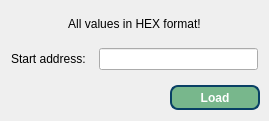
<?xml version="1.0" encoding="UTF-8"?>
<ui version="4.0">
 <class>DialogRP</class>
 <widget class="QDialog" name="DialogRP">
  <property name="geometry">
   <rect>
    <x>0</x>
    <y>0</y>
    <width>269</width>
    <height>121</height>
   </rect>
  </property>
  <property name="font">
   <font>
    <weight>50</weight>
    <bold>false</bold>
   </font>
  </property>
  <property name="windowTitle">
   <string>Load block from file</string>
  </property>
  <property name="windowIcon">
   <iconset resource="recource.qrc">
    <normaloff>:/res/img/write64.png</normaloff>:/res/img/write64.png</iconset>
  </property>
  <layout class="QVBoxLayout" name="verticalLayout">
   <property name="spacing">
    <number>12</number>
   </property>
   <item>
    <widget class="QLabel" name="label_2">
     <property name="text">
      <string>All values in HEX format!</string>
     </property>
     <property name="alignment">
      <set>Qt::AlignCenter</set>
     </property>
    </widget>
   </item>
   <item>
    <layout class="QFormLayout" name="formLayout">
     <property name="horizontalSpacing">
      <number>13</number>
     </property>
     <item row="0" column="0">
      <widget class="QLabel" name="label">
       <property name="text">
        <string>Start address:</string>
       </property>
      </widget>
     </item>
     <item row="0" column="1">
      <widget class="QLineEdit" name="lineEditStart">
       <property name="minimumSize">
        <size>
         <width>120</width>
         <height>0</height>
        </size>
       </property>
       <property name="font">
        <font>
         <weight>75</weight>
         <bold>true</bold>
        </font>
       </property>
       <property name="styleSheet">
        <string notr="true"/>
       </property>
      </widget>
     </item>
    </layout>
   </item>
   <item>
    <layout class="QFormLayout" name="formLayout_2">
     <property name="horizontalSpacing">
      <number>31</number>
     </property>
     <property name="verticalSpacing">
      <number>9</number>
     </property>
     <item row="0" column="0">
      <spacer name="horizontalSpacer">
       <property name="orientation">
        <enum>Qt::Horizontal</enum>
       </property>
       <property name="sizeHint" stdset="0">
        <size>
         <width>128</width>
         <height>20</height>
        </size>
       </property>
      </spacer>
     </item>
     <item row="0" column="1">
      <widget class="QPushButton" name="pushButton">
       <property name="minimumSize">
        <size>
         <width>90</width>
         <height>25</height>
        </size>
       </property>
       <property name="styleSheet">
        <string notr="true">QPushButton{
color: rgb(255, 255, 255);
background-color: rgb(120, 183, 140);
border-radius: 20px;
border: 2px solid #094065;border-radius:8px;font-weight:600;
}
QPushButton::pressed{background-color: rgb(115, 210, 22);}</string>
       </property>
       <property name="text">
        <string>Load</string>
       </property>
      </widget>
     </item>
    </layout>
   </item>
  </layout>
 </widget>
 <resources>
  <include location="recource.qrc"/>
 </resources>
 <connections/>
</ui>
